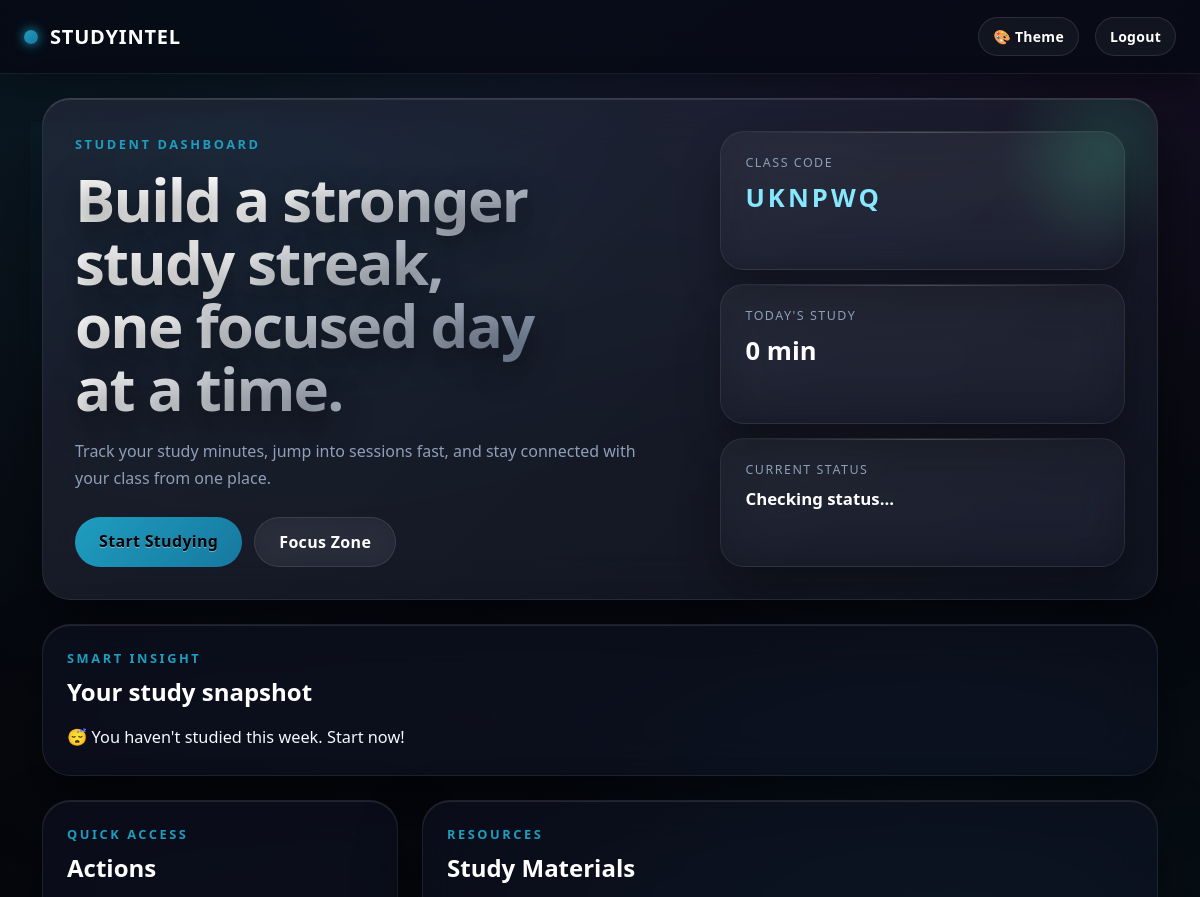
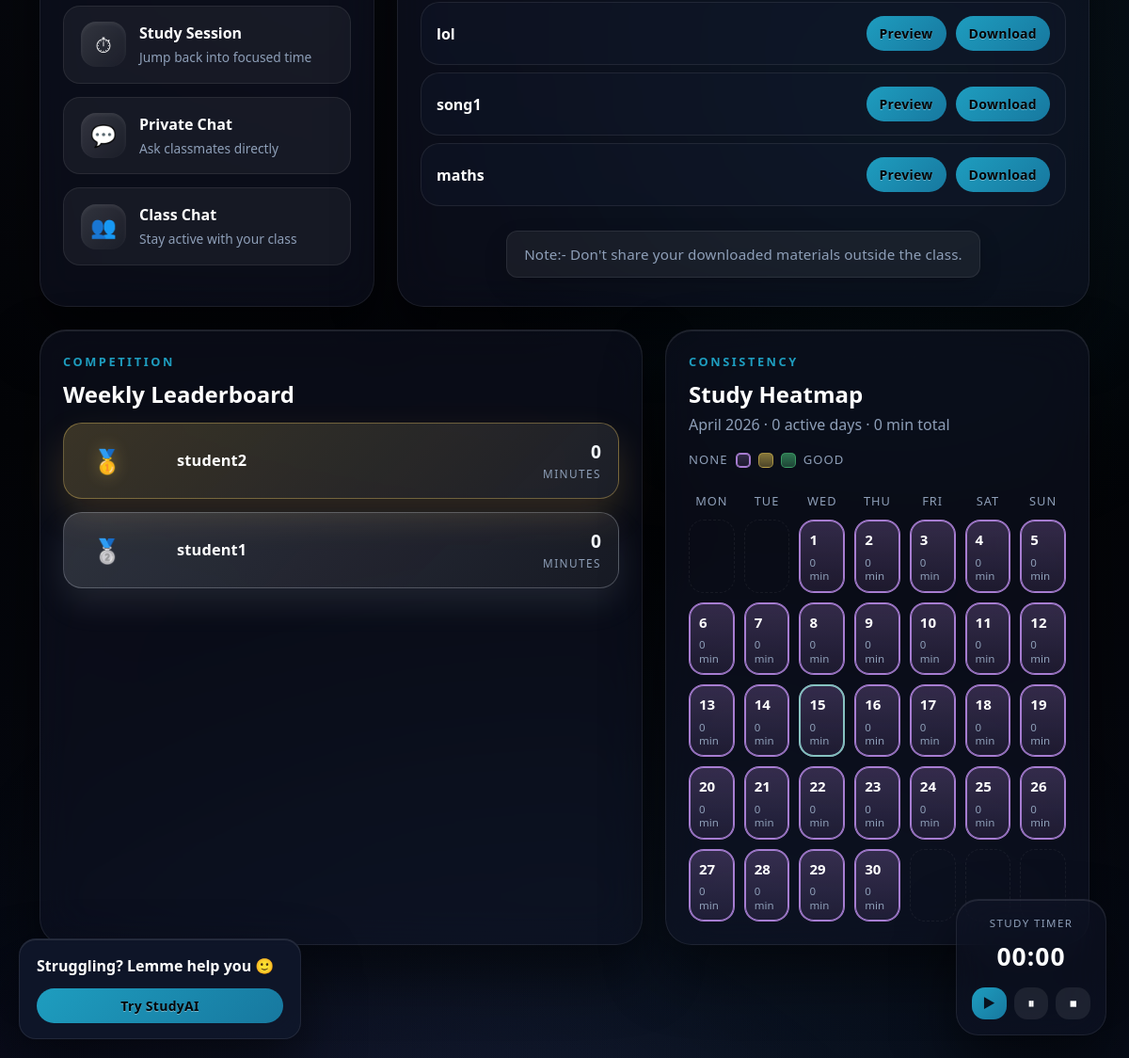
/dashboard (signed in), run on the app's committed database (2 pictures, top to bottom).
### tables this page shows
CREATE TABLE materials (
        id INTEGER PRIMARY KEY AUTOINCREMENT,
        title TEXT,
        filename TEXT,
        class_code TEXT,
        uploaded_at DATETIME
    );

CREATE TABLE users(
        id INTEGER PRIMARY KEY AUTOINCREMENT,
        username TEXT,
        password TEXT,
        role TEXT,
        class_code TEXT
    );

### app.py (the view)
@app.route("/dashboard")
def dashboard():
    if "user_id" not in session:
        return redirect("/login")
    if session.get("role") != "student":
        return redirect("/teacher_dashboard")
    conn = get_db()
    today = datetime.now().date()
    today_minutes = conn.execute(
        """
        SELECT COALESCE(SUM(minutes),0)
        FROM study_sessions
        WHERE user_id=? AND date=?
        """,
        (session["user_id"], today)
    ).fetchone()[0]
    week_start = today - timedelta(days=today.weekday())
    leaderboard = conn.execute(
        """
        SELECT users.username,
        COALESCE(SUM(study_sessions.minutes),0) as total

        FROM users

        LEFT JOIN study_sessions
        ON users.id = study_sessions.user_id
        AND study_sessions.date >= ?

        WHERE users.class_code=? AND users.role='student'

        GROUP BY users.username

        ORDER BY total DESC
        """,
        (week_start, session["class_code"])
    ).fetchall()
    user_week = conn.execute(
        """
        SELECT COALESCE(SUM(minutes),0)
        FROM study_sessions
        WHERE user_id=? AND date>=?
        """,
        (session["user_id"], week_start)
    ).fetchone()[0]
    class_avg = conn.execute(
        """
        SELECT COALESCE(AVG(total),0) FROM (
            SELECT SUM(minutes) as total
            FROM study_sessions
            JOIN users ON users.id = study_sessions.user_id
            WHERE users.class_code=? AND date>=?
            GROUP BY users.id
        )
        """,
        (session["class_code"], week_start)
    ).fetchone()[0]
    month_heatmap = build_month_heatmap(session["user_id"], today)
    if user_week > class_avg:
        insight = "🔥 You're above class average! Great job!"
    elif user_week == 0:
        insight = "😴 You haven't studied this week. Start now!"
    else:
        insight = "📈 You're below average. Try studying more daily."
    materials = conn.execute(
        "SELECT * FROM materials WHERE class_code=? ORDER BY id DESC",
        (session["class_code"],)
        ).fetchall()
    return render_template(
        "home.html",
        today_minutes=today_minutes,
        leaderboard=leaderboard,
        insight=insight,
        materials=materials,
        month_heatmap=month_heatmap,
        )

### app.py (called while the page is built)
def get_db():
    conn = sqlite3.connect("users.db")
    conn.row_factory = sqlite3.Row
    return conn

def get_study_level(minutes):
    if minutes <= 0:
        return 0
    if minutes < 60:
        return 1
    return 2

### templates/home.html (shortened to what this page needs)
{% extends "base_timer.html" %} {% block title %}Dashboard{% endblock %} {% block
content %}
<div class="container mt-4 dashboard-shell">
  <section class="dashboard-hero glass">
    <div class="dashboard-hero-copy">
      <p class="dashboard-kicker">Student Dashboard</p>
      <h1 class="dashboard-title">Build a stronger study streak, one focused day at a time.</h1>
      <p class="dashboard-subtitle">
        Track your study minutes, jump into sessions fast, and stay connected with your class from one place.
      </p>
      <div class="dashboard-hero-actions">
        <a href="/study" class="btn btn-primary">Start Studying</a>
        <a href="{{ url_for('music_player') }}" target="StudyIntelMusicPlayer" class="btn btn-light">
          Focus Zone
        </a>
      </div>
    </div>
    <div class="dashboard-hero-stats">
      <div class="dashboard-stat-card">
        <span class="dashboard-stat-label">Class Code</span>
        <strong class="dashboard-stat-value dashboard-stat-code">{{ session["class_code"] }}</strong>
      </div>
      <div class="dashboard-stat-card">
        <span class="dashboard-stat-label">Today's Study</span>
        <strong class="dashboard-stat-value">{{ today_minutes }} min</strong>
      </div>
      <div class="dashboard-stat-card">
        <span class="dashboard-stat-label">Current Status</span>
        <strong id="studyStatus" class="dashboard-stat-value dashboard-stat-status">Checking status...</strong>
      </div>
    </div>
  </section>
  <section class="dashboard-section">
    <div class="card p-4 glass dashboard-insight-card">
      <div class="dashboard-section-head">
        <div>
          <p class="dashboard-section-kicker">Smart Insight</p>
          <h4 class="dashboard-section-title">Your study snapshot</h4>
        </div>
      </div>
      <p class="dashboard-insight-text">{{ insight }}</p>
    </div>
  </section>
  <div class="row g-4 align-items-stretch">
    <div class="col-lg-4">
      <div class="card p-4 glass h-100 dashboard-actions-card">
        <div class="dashboard-section-head">
          <div>
            <p class="dashboard-section-kicker">Quick Access</p>
            <h4 class="dashboard-section-title">Actions</h4>
          </div>
        </div>
        <div class="dashboard-action-grid">
          <a href="/study" class="dashboard-action-tile">
            <span class="dashboard-action-icon">⏱</span>
            <span class="dashboard-action-text">
              <strong>Study Session</strong>
              <small>Jump back into focused time</small>
            </span>
          </a>
          <a href="/private_chat" class="dashboard-action-tile">
            <span class="dashboard-action-icon">💬</span>
            <span class="dashboard-action-text">
              <strong>Private Chat</strong>
              <small>Ask classmates directly</small>
            </span>
          </a>
          <a href="/class_chat" class="dashboard-action-tile">
            <span class="dashboard-action-icon">👥</span>
            <span class="dashboard-action-text">
              <strong>Class Chat</strong>
              <small>Stay active with your class</small>
            </span>
          </a>
        </div>
      </div>
    </div>
    <div class="col-lg-8">
      <div class="card p-4 glass h-100 dashboard-materials-card">
        <div class="dashboard-section-head">
          <div>
            <p class="dashboard-section-kicker">Resources</p>
            <h4 class="dashboard-section-title">Study Materials</h4>
          </div>
        </div>
        <div class="mt-3">
          {% for m in materials %}
          <div class="list-group-item container-row material-row mb-2">
            <span class="material-name">{{ m.title }}</span>
            <div class="material-actions">
              <a
                href="/view_material/{{ m.id }}"
                target="_blank"
                class="btn btn-sm btn-primary"
              >
                Preview
              </a>
              <a
                href="/download_material/{{ m.id }}"
                class="btn btn-sm btn-success"
              >
                Download
              </a>
            </div>
          </div>
          {% else %}
          <div class="dashboard-empty-state">
            No study materials have been uploaded yet.
          </div>
          {% endfor %}
        </div>
        <p class="note_01">
          Note:- Don't share your downloaded materials outside the class.
        </p>
      </div>
    </div>
    <div class="col-xl-7">
      <div class="card p-4 glass h-100 dashboard-leaderboard-card">
        <div class="dashboard-section-head">
          <div>
            <p class="dashboard-section-kicker">Competition</p>
            <h4 class="dashboard-section-title">Weekly Leaderboard</h4>
          </div>
        </div>
        <div class="leaderboard-list mt-3">
          {% for user in leaderboard %}
          <div
            class="leaderboard-card {% if loop.index == 1 %}leaderboard-card-gold{% elif loop.index == 2 %}leaderboard-card-silver{% elif loop.index == 3 %}leaderboard-card-bronze{% endif %}"
          >
            <div class="leaderboard-rank-wrap">
              <div class="leaderboard-rank">
                {% if loop.index == 1 %}🥇{% elif loop.index == 2 %}🥈{% elif loop.index == 3 %}🥉{% else %}{{ loop.index }}{% endif %}
              </div>
            </div>
            <div class="leaderboard-name-wrap">
              <div class="leaderboard-name">{{ user.username }}</div>
            </div>
            <div class="leaderboard-minutes-wrap">
              <div class="leaderboard-minutes">{{ user.total }}</div>
              <div class="leaderboard-minutes-label">minutes</div>
            </div>
          </div>
          {% endfor %}
        </div>
      </div>
    </div>
    <div class="col-xl-5">
      <div class="card p-4 glass h-100 dashboard-calendar-card">
        <div class="study-calendar-header">
          <div>
            <p class="dashboard-section-kicker">Consistency</p>
            <h4 class="dashboard-section-title">Study Heatmap</h4>
            <p class="study-calendar-subtitle">
              {{ month_heatmap.month_label }} · {{ month_heatmap.studied_days }} active days · {{ month_heatmap.total_minutes }} min total
            </p>
          </div>
          <div class="study-calendar-legend" aria-label="Heat level legend">
            <span class="study-calendar-legend-label">None</span>
            <span class="study-calendar-legend-box lvl-0"></span>
            <span class="study-calendar-legend-box lvl-1"></span>
            <span class="study-calendar-legend-box lvl-2"></span>
            <span class="study-calendar-legend-label">Good</span>
          </div>
        </div>
        <div class="study-calendar-weekdays">
          <span>Mon</span>
          <span>Tue</span>
          <span>Wed</span>
          <span>Thu</span>
          <span>Fri</span>
          <span>Sat</span>
          <span>Sun</span>
        </div>
        <div class="study-calendar-grid">
          {% for day in month_heatmap.calendar_days %}
            {% if day %}
            <div
              class="study-calendar-day lvl-{{ day.level }} {% if day.is_today %}study-calendar-day-today{% endif %}"
              title="{{ day.date }} → {{ day.minutes }} min"
            >
              <span class="study-calendar-day-number">{{ day.day_number }}</span>
              <span class="study-calendar-day-minutes">
                {% if day.minutes > 0 %}
                  {{ day.minutes }} min
                {% else %}
                  0 min
                {% endif %}
              </span>
            </div>
            {% else %}
            <div class="study-calendar-day study-calendar-day-empty" aria-hidden="true"></div>
            {% endif %}
          {% endfor %}
        </div>
      </div>
    </div>
  </div>
</div>
<div class="studyai-popup">
  <div class="studyai-popup-text">Struggling? Lemme help you 🙂</div>
  <a href="/studyai?view=tools" class="btn btn-info btn-sm studyai-popup-btn">Try StudyAI</a>
</div>
{% endblock %}

### data on the page
materials: title "lol"
materials: title "song1"
materials: title "maths"
users: username "student2", total "0"
users: username "student1", total "0"

### other printed values
{{ session["class_code"] }} "UKNPWQ"
{{ today_minutes }} "0"
{{ insight }} "😴 You haven't studied this week. Start now!"
{{ month_heatmap.month_label }} "April 2026"
{{ month_heatmap.studied_days }} "0"
{{ month_heatmap.total_minutes }} "0"
{{ day.day_number }} "1" "2" "3" "4" "5" "6" "7" "8" "9" "10" "11" "12" "13" "14" "15" "16" "17" "18" "19" "20" "21" "22" "23" "24" "25" "26" "27" "28" "29" "30"
